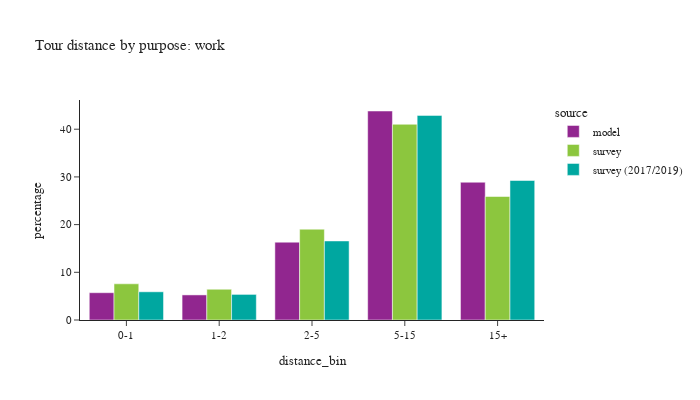

Notebook source saved alongside this figure:
### Code cell
plot_bins(tour, tour['pdpurp'] == 1, 'work')

### Figure 1 — Plotly figure (JSON) as saved in the notebook; plotly's stock layout.template omitted (floating-point values rounded to 4 significant figures)
{"data": [{"alignmentgroup": "True", "customdata": [[93899], [86322], [267777], [719099], [474037]], "hovertemplate": "source=model<br>distance_bin=%{x}<br>percentage=%{y}<br>sample count=%{customdata[0]}<extra></extra>", "legendgroup": "model", "marker": {"color": "#91268F", "pattern": {"shape": ""}}, "name": "model", "offsetgroup": "model", "orientation": "v", "showlegend": true, "textposition": "auto", "type": "bar", "x": ["0-1", "1-2", "2-5", "5-15", "15+"], "xaxis": "x", "y": [5.722, 5.26, 16.32, 43.82, 28.88], "yaxis": "y"}, {"alignmentgroup": "True", "customdata": [[330], [261], [576], [919], [463]], "hovertemplate": "source=survey<br>distance_bin=%{x}<br>percentage=%{y}<br>sample count=%{customdata[0]}<extra></extra>", "legendgroup": "survey", "marker": {"color": "#8CC63E", "pattern": {"shape": ""}}, "name": "survey", "offsetgroup": "survey", "orientation": "v", "showlegend": true, "textposition": "auto", "type": "bar", "x": ["0-1", "1-2", "2-5", "5-15", "15+"], "xaxis": "x", "y": [7.588, 6.447, 19.04, 41.04, 25.89], "yaxis": "y"}, {"alignmentgroup": "True", "customdata": [[1146], [1054], [2056], [3169], [1329]], "hovertemplate": "source=survey (2017/2019)<br>distance_bin=%{x}<br>percentage=%{y}<br>sample count=%{customdata[0]}<extra></extra>", "legendgroup": "survey (2017/2019)", "marker": {"color": "#00A7A0", "pattern": {"shape": ""}}, "name": "survey (2017/2019)", "offsetgroup": "survey (2017/2019)", "orientation": "v", "showlegend": true, "textposition": "auto", "type": "bar", "x": ["0-1", "1-2", "2-5", "5-15", "15+"], "xaxis": "x", "y": [5.914, 5.367, 16.57, 42.9, 29.25], "yaxis": "y"}], "layout": {"barmode": "group", "font": {"size": 11}, "height": 400, "legend": {"title": {"text": "source"}, "tracegroupgap": 0}, "title": {"text": "Tour distance by purpose: work"}, "width": 700, "xaxis": {"anchor": "y", "domain": [0.0, 1.0], "title": {"text": "distance_bin"}}, "yaxis": {"anchor": "x", "domain": [0.0, 1.0], "title": {"text": "percentage"}}}}
